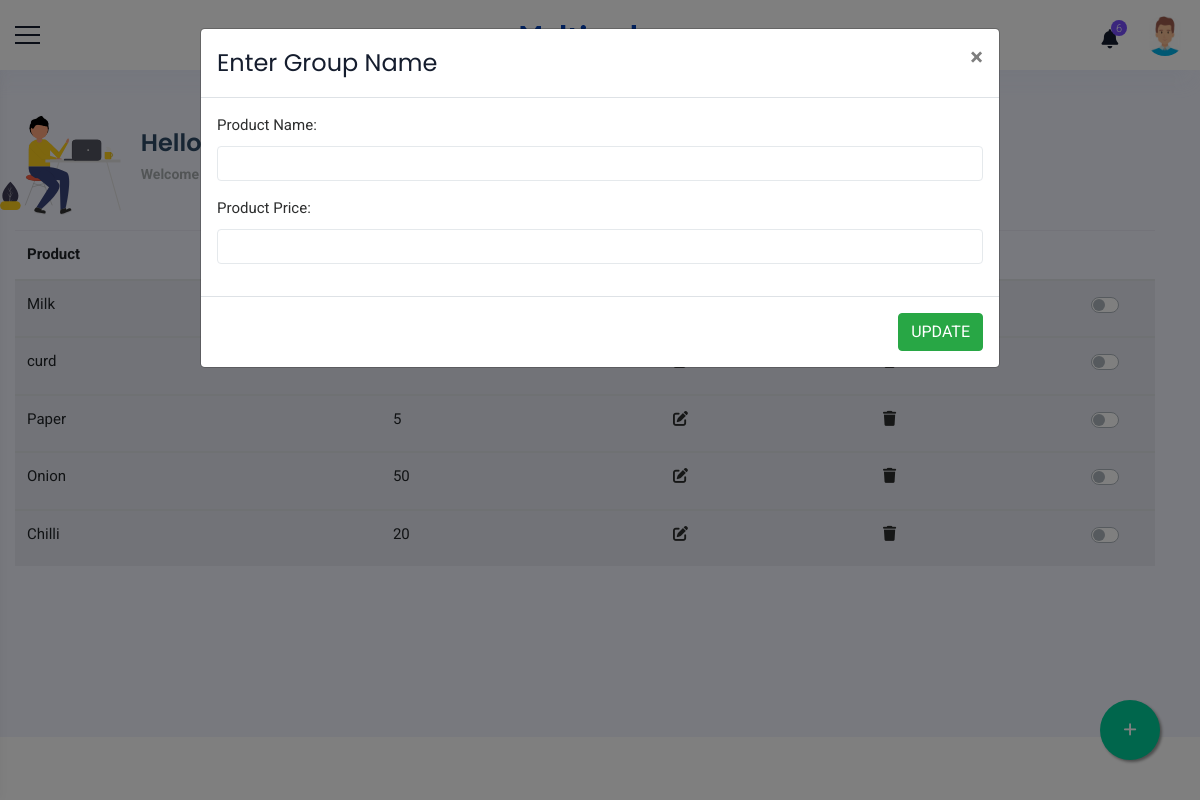
/productedit.php, run on the app's committed database.
### tables this page shows
CREATE TABLE `productdb` (
  `id` int(10) NOT NULL,
  `productName` varchar(255) NOT NULL,
  `price` int(4) NOT NULL
);

### productedit.php (the view, shortened to what this page needs)
<?php
if(isset($_GET['id'])){
    $eid = $_GET['id'];
}else{
    $eid=0;
}
?>
<!doctype html>
<html>
<head>
    <link href="css/plugins.css" rel="stylesheet">
    <link href="css/customers.css" rel="stylesheet">
    <link rel="stylesheet" href="https://cdnjs.cloudflare.com/ajax/libs/font-awesome/5.15.3/css/all.min.css" />
</head>
<body>
    <div class="wrapper">
        <div class="header-bg">
            <header class="main-header">
                <div class="container_header phone_view border_top_bott">
                    <div class="row">
                        <div class="col-md-12 d-flex justify-content-between align-items-center">
                            <div class="menu-icon"> <a href="javascript:void(0)" class="menu-toggler sidebar-toggler"></a> </div>
                            <div class="logo d-flex align-items-center justify-content-center"> <a href="javascript:void(0)"> <strong class="logo_icon"> <img src="images/small-logo.png" alt=""> </strong>  </a> </div>
                            <div class="right_detail">
                                <div class="row d-flex align-items-center justify-content-end">
                                    <div class="col-xl-12 col-12 d-flex justify-content-end">
                                        <div class="right_bar_top d-flex align-items-center">
                                            <div class="dropdown dropdown-notification"> <a href="javascript:void(0)" class="dropdown-toggle" data-toggle="dropdown" data-hover="dropdown" data-close-others="true" aria-expanded="false">
                                                    <i class="fa fa-bell"></i> <span class="badge_coun"> 6 </span> </a>
                                            </div>
                                            <div class="dropdown dropdown-user"> <a href="javascript:void(0)" class="dropdown-toggle" data-toggle="dropdown" data-hover="dropdown" data-close-others="true" aria-expanded="true">
                                                    <img class="img-circle pro_pic" src="images/user3.png" alt=""> </a>
                                            </div>
                                        </div>
                                    </div>
                                </div>
                            </div>
                        </div>
                    </div>
                </div>
            </header>
        </div>
        <div class="container_full">
            <div class="content_wrapper bg_homebefore">
                <div class="container-fluid">
                    <div class="sec-title">
                        <div class="row d-flex align-items-center">
                            <div class="main__title">
                                <img src="assets/hello.svg" alt="" />
                                <div class="main__greeting">
                                    <h1>Hello OfferPlant</h1>
                                    <p>Welcome to your admin dashboard</p>
                                </div>
                            </div>
                        </div>
                    </div>
                    <div class="content-bar">
                        <div class="row container-fluid">
                            <table class="table table-striped">
                                <thead>
                                    <tr>
                                        <th>Product</th>
                                        <th>Price</th>
                                        <th style="text-align: center;">Actions</th>
                                    </tr>
                                </thead>
                                <?php
                                    include 'dbcon.php';
                                    $q = "select * from productdb ";
                                    $query = mysqli_query($con,$q);
                                    while($res = mysqli_fetch_array($query)){
                                ?>
                                <tbody>
                                    <tr>
                                        <td><?php echo $res['productName'];?></td>
                                        <td><?php echo $res['price']; ?></td>
                                        <td style="text-align: center;">
                                            <div class="actionBox">
                                                <span>
                                                <a href="productedit.php?id=<?php echo $res['id'];?>" data-toggle="tooltip" data-placement="top" title="Edit">
                                                    <i class="fa fa-edit action-icon"></i>
                                                </a>
                                                </span>
                                                <span>
                                                <a href="productDelete.php?id=<?php echo $res['id']; ?>" data-toggle="tooltip" data-placement="top" title="Delete">
                                                    <i class="fa fa-trash action-icon"></i>
                                                </a>
                                                </span>
                                                <span class="toggle-button">
                                                    <div class="custom-control custom-switch">
                                                    </div>
                                                </span>
                                            </div>
                                        </td>
                                    </tr>
                                </tbody>
                                <?php
                                }
                                ?>
                            </table>
                            <a href="#" class="float" data-toggle="modal" data-target="#myModal">
                                <i class="fa fa-plus my-float"></i>
                            </a>
                            <div class="modal fade" id="myModal">
                                <div class="modal-dialog modal-lg">
                                    <div class="modal-content">
                                        <div class="modal-header">
                                            <h4 class="modal-title">Enter Group Name</h4>
                                            <button type="button" class="close" data-dismiss="modal">&times;</button>
                                        </div>
                                        <form action="<?php echo htmlentities($_SERVER['PHP_SELF']).'?id='.$eid; ?>" method="POST">
                                            <div class="modal-body">
                                                <div class="form-group">
                                                    <label for="usr">Product Name:</label>
                                                    <input type="text" name="pname" value="<?php echo $arrdata['productName']; ?>" class="form-control" id="usr">
                                                </div>
                                                <div class="form-group">
                                                    <label for="usr">Product Price:</label>
                                                    <input type="number" name="price" value="<?php echo $arrdata['price']?>" class="form-control" id="usr">
                                                </div>
                                            </div>
                                            <div class="modal-footer">
                                                <input type="submit" name="update" value="UPDATE" class="btn btn-success">
                                            </div>
                                        </form>
                                    </div>
                                </div>
                            </div>
                        </div>
                    </div>
                </div>
            </div>
        </div>
    </div>
</body>
</html>

### css/customers.css (style rules this page uses)
* { margin: 0; padding: 0; }
body { font-family: 'Roboto', sans-serif; font-size: 15px; line-height: 1.57143; font-weight: 400; color: #2d2e2e; }
h1, h2, h3, h4, h5, h6 { font-family: Poppins, sans-serif; margin-top: 0; font-weight: 600; color: #151d2e; }
a { color: #2d2e2e; transition: all 0.3s ease 0s; }
a, a:hover, a:active, a:focus { outline: none; text-decoration: none; }
i { transition: all 0.4s ease-in-out 0s; }
.img-circle { border-radius: 50%; }
.table td, .table th { border-top: 1px solid rgba(82, 63, 105, 0.07) !important; }
.sec-title { padding-top: 20px; padding-bottom: 15px; }
.sec-title p { color: #2d2d2d; }
.container_full { background: #f1f3fd; margin-top: 70px; position: relative; min-height: calc(100vh - 133px); overflow-x: hidden; }
.content_wrapper { margin-left: 0; margin-right: 0px; margin-top: 0; min-height: 600px; padding: 25px 0px 0px 0px; position: relative; }
.bg_homebefore { position: relative; }
.content_wrapper { padding-top: 25px; transition: all 0.3s; margin-left: 0px; }
.modal-header h4.modal-title { font-weight: normal; }
.modal-body label { font-weight: 400; }
.custom-control { position: relative; display: -ms-inline-flexbox; display: inline-flex; min-height: 1.5 rem; padding-left: 1.5 rem; margin-right: 1rem; }
.form-control { border-color: #e5e9ec; font-size: 13px; line-height: 2; }
.form-control { font-size: .9rem; }
.table thead th { vertical-align: bottom; border-bottom: 2px solid #dee2e6; border-top: none; }
.main__title { display: flex; align-items: center; }
.main__title > img { max-height: 100px; object-fit: contain; margin-right: 20px; }
.main__greeting > h1 { font-size: 24px; color: #2e4a66; margin-bottom: 5px; }
.main__greeting > p { font-size: 14px; font-weight: 700; color: #a5aaad; }
.float { position:fixed; width: 60px; height: 60px; bottom:40px; right:40px; background-color:#0C9; color:#FFF; border-radius: 50px; text-align:center; box-shadow: 2px 2px 3px #999; }
.my-float { margin-top : 22px; }
.actionBox { display: flex; justify-content: space-between; }

### data on the page
productdb: productName "Milk"
productdb: productName "curd"
productdb: productName "Paper", price "5"
productdb: productName "Onion", price "50"
productdb: productName "Chilli", price "20"
